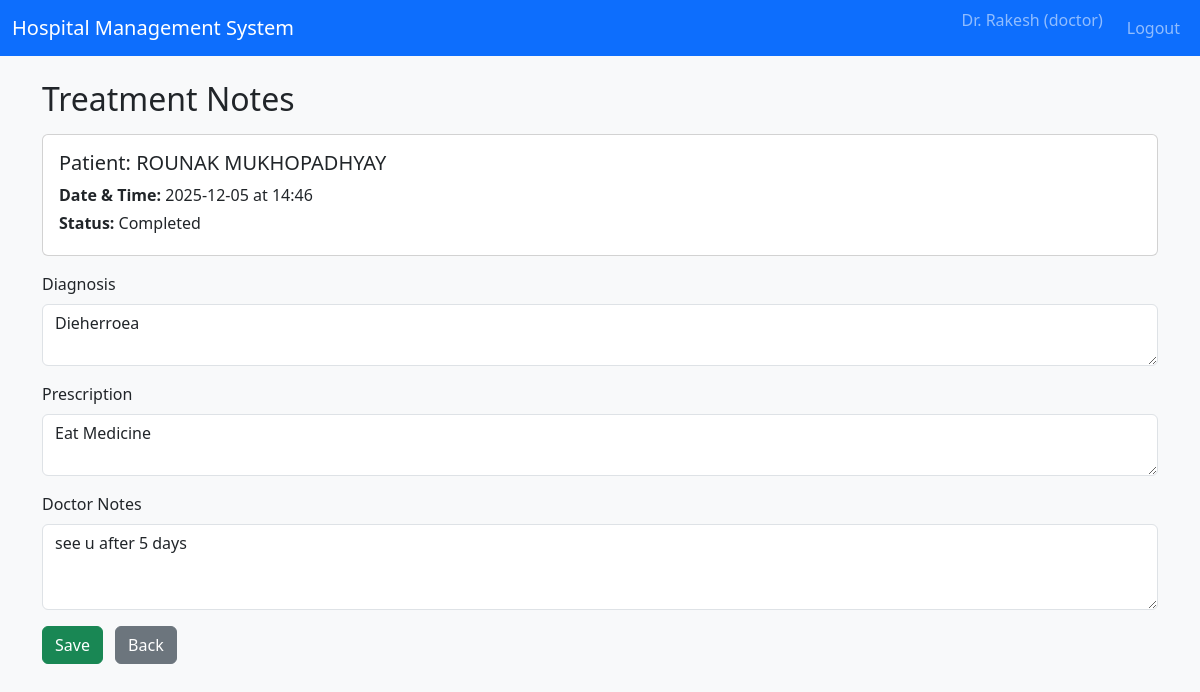
The page /doctor/appointments/4/treatment (signed in) on the database its author committed.
### tables this page shows
CREATE TABLE users (
            id INTEGER PRIMARY KEY AUTOINCREMENT,
            username TEXT UNIQUE NOT NULL,
            password_hash TEXT NOT NULL,
            full_name TEXT NOT NULL,
            email TEXT,
            phone TEXT,
            role TEXT NOT NULL CHECK(role IN ('admin', 'doctor', 'patient')),
            is_active INTEGER NOT NULL DEFAULT 1,
            created_at TEXT NOT NULL
        );

CREATE TABLE appointments (
            id INTEGER PRIMARY KEY AUTOINCREMENT,
            patient_id INTEGER NOT NULL,
            doctor_id INTEGER NOT NULL,
            date TEXT NOT NULL, -- YYYY-MM-DD
            time TEXT NOT NULL, -- HH:MM
            status TEXT NOT NULL CHECK(status IN ('Booked', 'Completed', 'Cancelled')),
            created_at TEXT NOT NULL,
            updated_at TEXT NOT NULL,
            FOREIGN KEY(patient_id) REFERENCES patients(id),
            FOREIGN KEY(doctor_id) REFERENCES doctors(id),
            UNIQUE(doctor_id, date, time) -- prevent double booking
        );

CREATE TABLE treatments (
            id INTEGER PRIMARY KEY AUTOINCREMENT,
            appointment_id INTEGER NOT NULL,
            diagnosis TEXT,
            prescription TEXT,
            notes TEXT,
            created_at TEXT NOT NULL,
            FOREIGN KEY(appointment_id) REFERENCES appointments(id)
        );

### controllers/routes.py (the view, shortened to what this page needs)
@main_bp.route("/doctor/appointments/<int:appointment_id>/treatment", methods=["GET", "POST"])
@login_required
@role_required("doctor")
def doctor_treatment(appointment_id):
    doctor_id = get_current_doctor_id()
    if not doctor_id:
        flash("Doctor profile not found.", "danger")
        return redirect(url_for("main.doctor_dashboard"))
    conn = get_db_connection()
    cur = conn.cursor()
    cur.execute(
        """
        SELECT a.*,
               u.full_name AS patient_name,
               t.diagnosis,
               t.prescription,
               t.notes
        FROM appointments a
        JOIN patients p ON a.patient_id = p.id
        JOIN users u ON p.user_id = u.id
        LEFT JOIN treatments t ON t.appointment_id = a.id
        WHERE a.id = ? AND a.doctor_id = ?;
        """,
        (appointment_id, doctor_id),
    )
    appt = cur.fetchone()
    if not appt:
        conn.close()
        flash("Appointment not found.", "danger")
        return redirect(url_for("main.doctor_appointments"))
    conn.close()
    return render_template("doctor_treatment_form.html", appt=appt)

### controllers/routes.py (called while the page is built)
def login_required(view_func):
    @wraps(view_func)
    def wrapped(*args, **kwargs):
        if "user_id" not in session:
            flash("Please log in to continue.", "warning")
            return redirect(url_for("main.login"))
        return view_func(*args, **kwargs)
    return wrapped

def role_required(role):
    def decorator(view_func):
        @wraps(view_func)
        def wrapped(*args, **kwargs):
            if "user_id" not in session or session.get("role") != role:
                flash("Unauthorized access.", "danger")
                return redirect(url_for("main.login"))
            return view_func(*args, **kwargs)
        return wrapped
    return decorator

def get_current_doctor_id():
    if "user_id" not in session:
        return None
    conn = get_db_connection()
    cur = conn.cursor()
    cur.execute(
        "SELECT d.id FROM doctors d JOIN users u ON d.user_id = u.id WHERE u.id = ?;",
        (session["user_id"],),
    )
    row = cur.fetchone()
    conn.close()
    return row["id"] if row else None

### models/models.py (called while the page is built)
def get_db_connection():
    conn = sqlite3.connect(DB_PATH)
    conn.row_factory = sqlite3.Row
    return conn

### templates/doctor_treatment_form.html (shortened to what this page needs)
{% extends "base.html" %}
{% block content %}
<h2>Treatment Notes</h2>
<div class="card mt-3 mb-3">
    <div class="card-body">
        <h5 class="card-title">Patient: {{ appt['patient_name'] }}</h5>
        <p class="card-text mb-1">
            <strong>Date & Time:</strong> {{ appt['date'] }} at {{ appt['time'] }}
        </p>
        <p class="card-text mb-1">
            <strong>Status:</strong> {{ appt['status'] }}
        </p>
    </div>
</div>
<form method="POST" action="{{ url_for('main.doctor_treatment', appointment_id=appt['id']) }}">
    <div class="mb-3">
        <label class="form-label">Diagnosis</label>
        <textarea class="form-control" name="diagnosis" rows="2">{{ appt['diagnosis'] or '' }}</textarea>
    </div>
    <div class="mb-3">
        <label class="form-label">Prescription</label>
        <textarea class="form-control" name="prescription" rows="2">{{ appt['prescription'] or '' }}</textarea>
    </div>
    <div class="mb-3">
        <label class="form-label">Doctor Notes</label>
        <textarea class="form-control" name="notes" rows="3">{{ appt['notes'] or '' }}</textarea>
    </div>
    <button type="submit" class="btn btn-success">Save</button>
    <a href="{{ url_for('main.doctor_appointments') }}" class="btn btn-secondary ms-2">Back</a>
</form>
{% endblock %}

### rows shown on the page
users: patient_name "ROUNAK MUKHOPADHYAY"
appointments: date "2025-12-05", time "14:46", status "Completed"
treatments: diagnosis "Dieherroea", prescription "Eat Medicine", notes "see u after 5 days"

### other values the page prints
{{ session.get('full_name', '') }} "Dr. Rakesh"
{{ session.get('role', '') }} "doctor"
